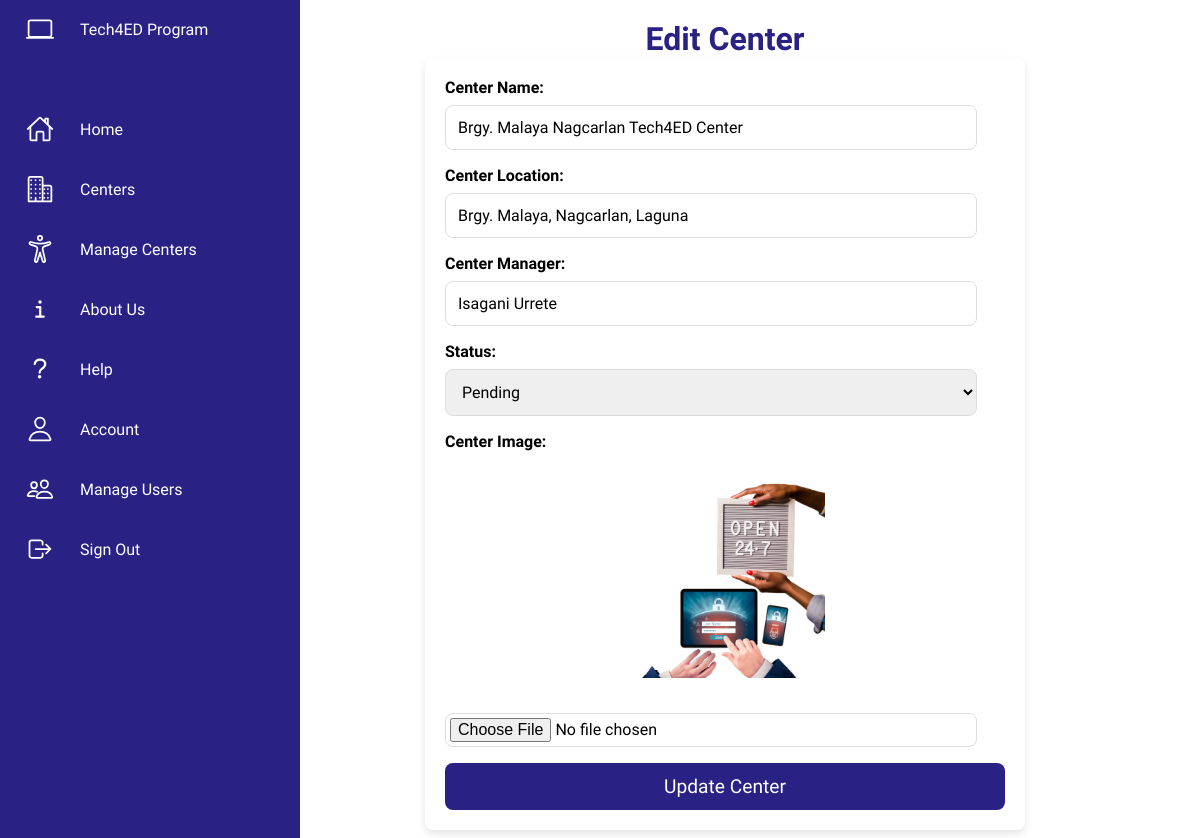
The app's page /tech/edit_center.php?id=2 (signed in) with its own data.
### tables this page shows
CREATE TABLE `centers` (
  `id` int(11) NOT NULL,
  `name` varchar(255) NOT NULL,
  `location` varchar(255) NOT NULL,
  `manager` varchar(255) NOT NULL,
  `status` enum('active','inactive','relaunch','pending') NOT NULL,
  `image` varchar(255) NOT NULL,
  `created_at` timestamp NOT NULL DEFAULT current_timestamp()
);

### tech/edit_center.php (the view, shortened to what this page needs)
<?php
include('connection.php');
if (isset($_GET['id']) && is_numeric($_GET['id'])) {
    $center_id = $_GET['id'];
    $stmt = $pdo->prepare("SELECT * FROM centers WHERE id = ?");
    $stmt->execute([$center_id]);
    $center = $stmt->fetch();
} else {
    die('Invalid Center ID.');
}
?>
<!DOCTYPE html>
<html lang="en">
<head>
    <link rel="stylesheet" href="styles.css">
</head>
<body>
    <div class="sidenav">
        <?php include('sidenav.php'); ?>
    </div>
    <div class="main-content">
        <h1>Edit Center</h1>
        <form method="POST" enctype="multipart/form-data">
            <label for="name">Center Name:</label>
            <input type="text" name="name" value="<?php echo htmlspecialchars($center['name']); ?>" required><br>
            <label for="location">Center Location:</label>
            <input type="text" name="location" value="<?php echo htmlspecialchars($center['location']); ?>" required><br>
            <label for="manager">Center Manager:</label>
            <input type="text" name="manager" value="<?php echo htmlspecialchars($center['manager']); ?>" required><br>
            <label for="status">Status:</label>
            <select name="status" required>
                <option value="pending" <?php echo $center['status'] == 'pending' ? 'selected' : ''; ?>>Pending</option>
            </select><br>
            <label for="image">Center Image:</label>
            <?php if ($center['image']): ?>
                <br>
                <img src="images/<?php echo htmlspecialchars($center['image']); ?>" alt="Current Image">
                <br>
            <?php endif; ?>
            <input type="file" name="image"><br>
            <button type="submit" name="update_center">Update Center</button>
        </form>
    </div>
</body>
</html>

### tech/styles.css (style rules this page uses)
body { font-family: Arial, sans-serif; background-color: #ffffff; margin: 0; padding: 10; }
.main-content { margin-left: 250px; padding: 20px; width: calc(100% - 250px); box-sizing: border-box; }
form { background-color: white; padding: 20px; border-radius: 8px; box-shadow: 0 4px 8px rgba(0, 0, 0, 0.1); width: 100%; max-width: 600px; margin: auto; }
h1 { color: #2a2185; font-size: 2em; text-align: center; }
label { font-weight: bold; margin-bottom: 8px; display: block; }
input[type="text"], select, input[type="file"] { width: auto; min-width: 95%; padding: 12px; margin-bottom: 16px; border: 1px solid #ddd; border-radius: 8px; font-size: 1em; }
input[type="file"] { padding: 4px; }
button { background-color: #2a2185; color: white; padding: 12px; border: none; border-radius: 8px; font-size: 1.2em; width: 100%; cursor: pointer; }
img { max-width: 200px; height: auto; border-radius: 8px; margin-bottom: 16px; display: block; margin: 0 auto 16px; }

### tech/css/sidebar.css (style rules this page uses)
* { font-family: "Ubuntu", sans-serif; margin: 0; padding: 0; box-sizing: border-box; }
:root { --blue: #2a2185; --white: #fff; --gray: #f5f5f5; --black1: #222; --black2: #999; }

### records on screen
centers: name "Brgy. Malaya Nagcarlan Tech4ED Center", location "Brgy. Malaya, Nagcarlan, Laguna", manager "Isagani Urrete", status "Pending"
